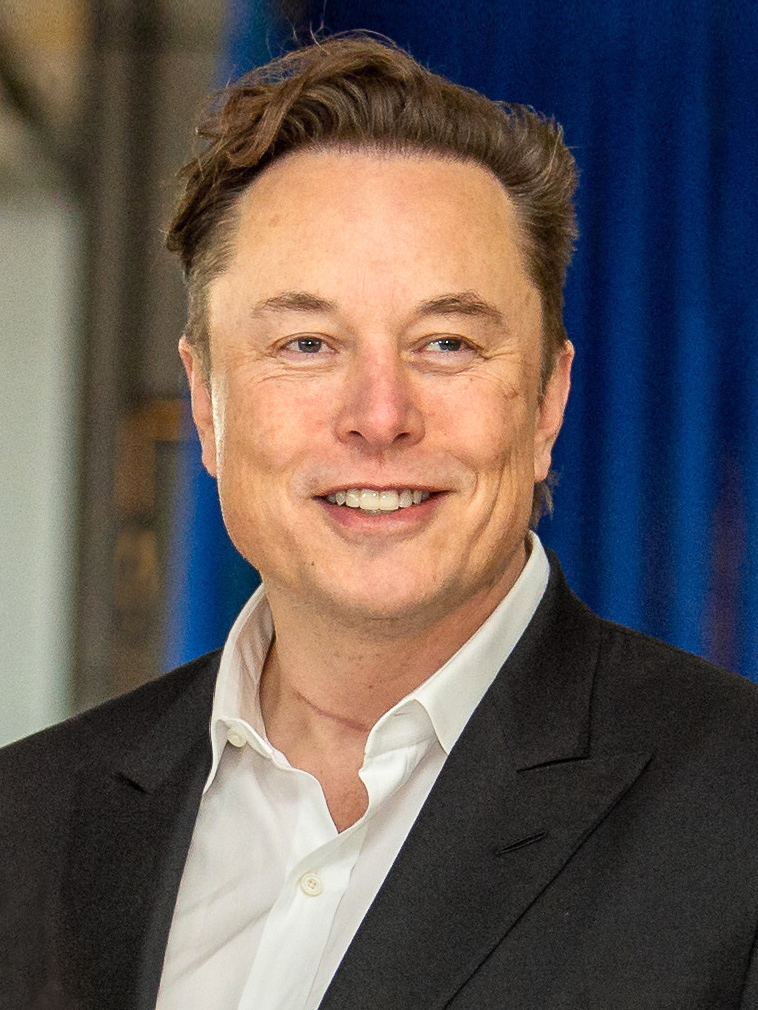
#> input picture dataset/test/Elon Musk/000001.jpg, 758 x 1010 px; its folder holds 3 pictures in this run
$ python Phase1.py
#> lines starting #> are read from the running program, lines starting #| are printed output that depends on the picture; pictures that were not available may be replaced by others from this repository, and a replacement may not be noted
import cv2
import numpy as np
from pathlib import Path


BASE_DIR = Path(__file__).resolve().parent
haar_cascade_path = BASE_DIR / 'haarcascade_frontalface_default.xml'
train_dir = BASE_DIR / 'dataset' / 'train'
test_dir = BASE_DIR / 'dataset' / 'test'
face_cascade = cv2.CascadeClassifier(str(haar_cascade_path))

def extract_face(image_path, required_size=(160, 160)):

#> called with required_size = (160, 160)
    image = cv2.imread(str(image_path))
#> image is the input picture: shape (1010, 758, 3); mean B, G, R 86.8, 90.3, 101.3
    if image is None:
        print(f"Unable to load image {image_path}")
        return None

    gray = cv2.cvtColor(image, cv2.COLOR_BGR2GRAY)
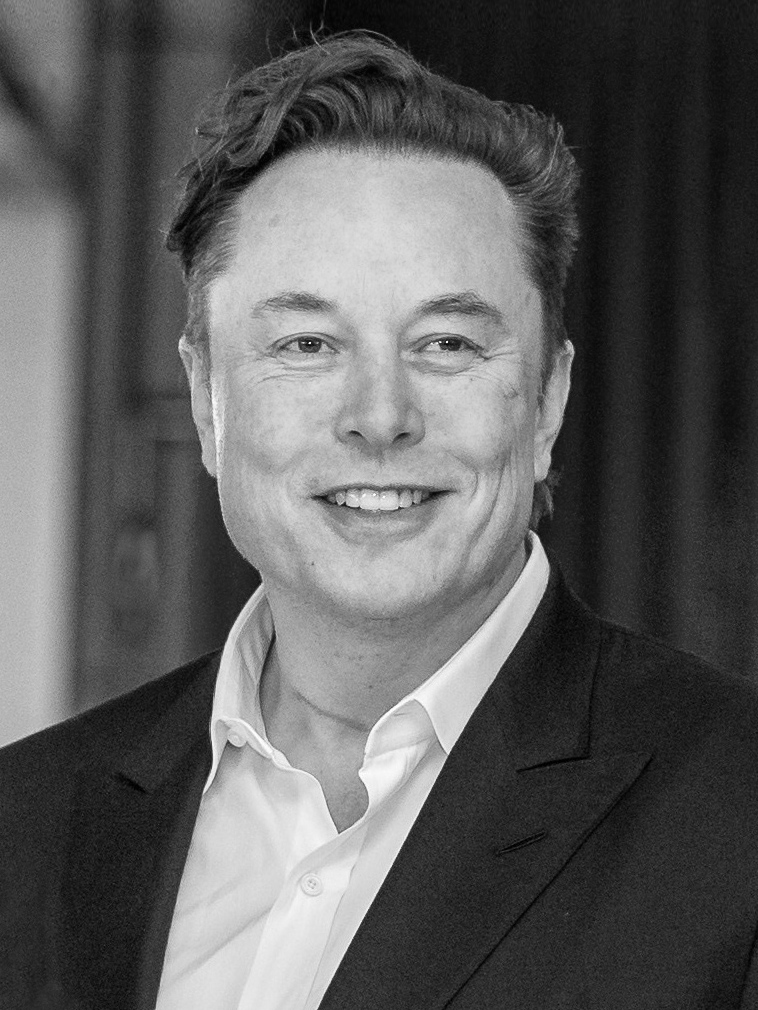
#> gray: shape (1010, 758); min 0, max 254, mean 93.2
    faces = face_cascade.detectMultiScale(gray, scaleFactor=1.1, minNeighbors=4, minSize=(30, 30))
#> faces = [[161, 166, 435, 435]]
    if len(faces) == 0:
        print(f"No face detected in {image_path}")
        return None

    # There is only one face expected per image
    x, y, w, h = faces[0]
#> x = 161; y = 166; w = 435; h = 435
    face = image[y:y+h, x:x+w]
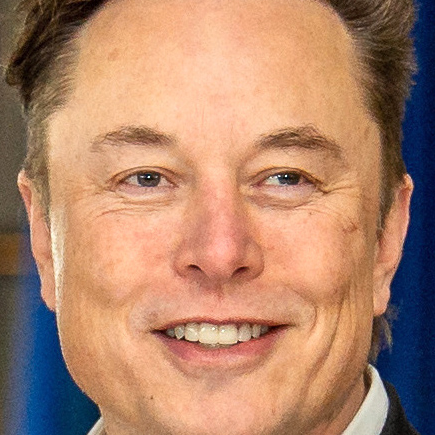
#> face: shape (435, 435, 3); mean B, G, R 108.2, 132.7, 175.8
    face = cv2.resize(face, required_size)
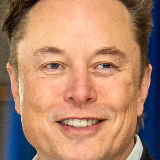
#> face: shape (160, 160, 3); mean B, G, R 108.1, 132.6, 175.7
    return face
def load_faces(directory):

    faces = []
    for image_path in Path(directory).iterdir():
        if image_path.is_file():
            face = extract_face(image_path)
            if face is not None:
                faces.append(face)
    return faces
def load_dataset(parent_directory):

    x, y = [], []
    for directory in Path(parent_directory).iterdir():
        if directory.is_dir():
            faces = load_faces(directory)
            labels = [directory.name] * len(faces)
            x.extend(faces)
            y.extend(labels)
#> pass 2 of the loop in load_dataset, `for directory in Path(parent_directory).iterdir():`:
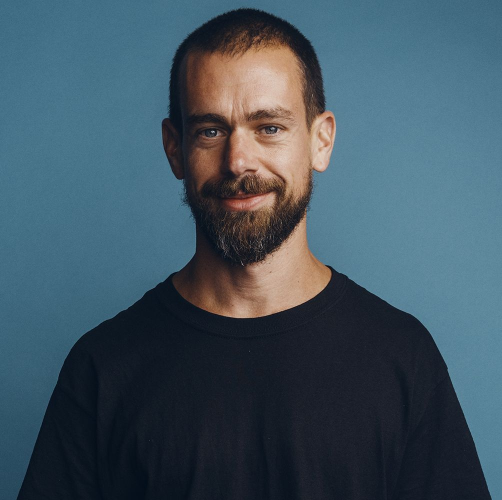
#> input picture dataset/test/Jack Dorsey/000001.jpg, 1004 x 1000 px (shown at 1/2 size)
#> in extract_face, image is the input picture: shape (1000, 1004, 3); mean B, G, R 97.1, 84.7, 64.5
#> in extract_face (call 4), `gray = cv2.cvtColor(image, cv2.COLOR_BGR2GRAY)`:
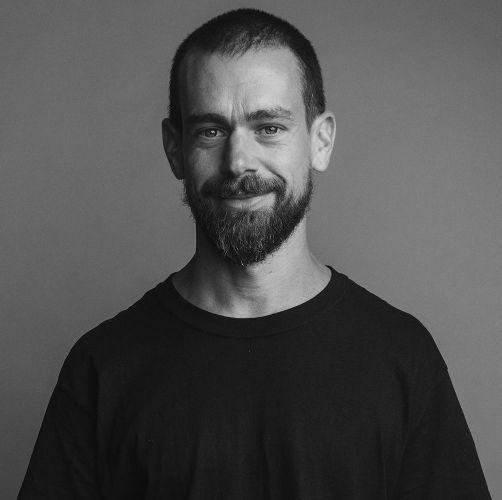
#> gray: shape (1000, 1004) (shown at 1/2 size); min 0, max 249, mean 80
#> in extract_face (call 4), `faces = face_cascade.detectMultiScale(gray, scaleFactor=1.1, minNeighb..`: faces = [[312, 124, 349, 349]]
#> x = 312; y = 124; w = 349
#> in extract_face (call 4), `face = cv2.resize(face, required_size)`:
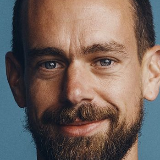
#> face: shape (160, 160, 3); mean B, G, R 92.4, 99.3, 114.6
    return np.array(x), np.array(y)
trainx, trainy = load_dataset(train_dir)
print(f"Training faces: {trainx.shape}, labels: {trainy.shape}")

testx, testy = load_dataset(test_dir)
print(f"Testing faces: {testx.shape}, labels: {testy.shape}")
#| Testing faces: (4, 160, 160, 3), labels: (4,)

np.savez_compressed(BASE_DIR / "processed_faces.npz", trainx=trainx, trainy=trainy, testx=testx, testy=testy)
print("Dataset saved to 'processed_faces.npz'")
